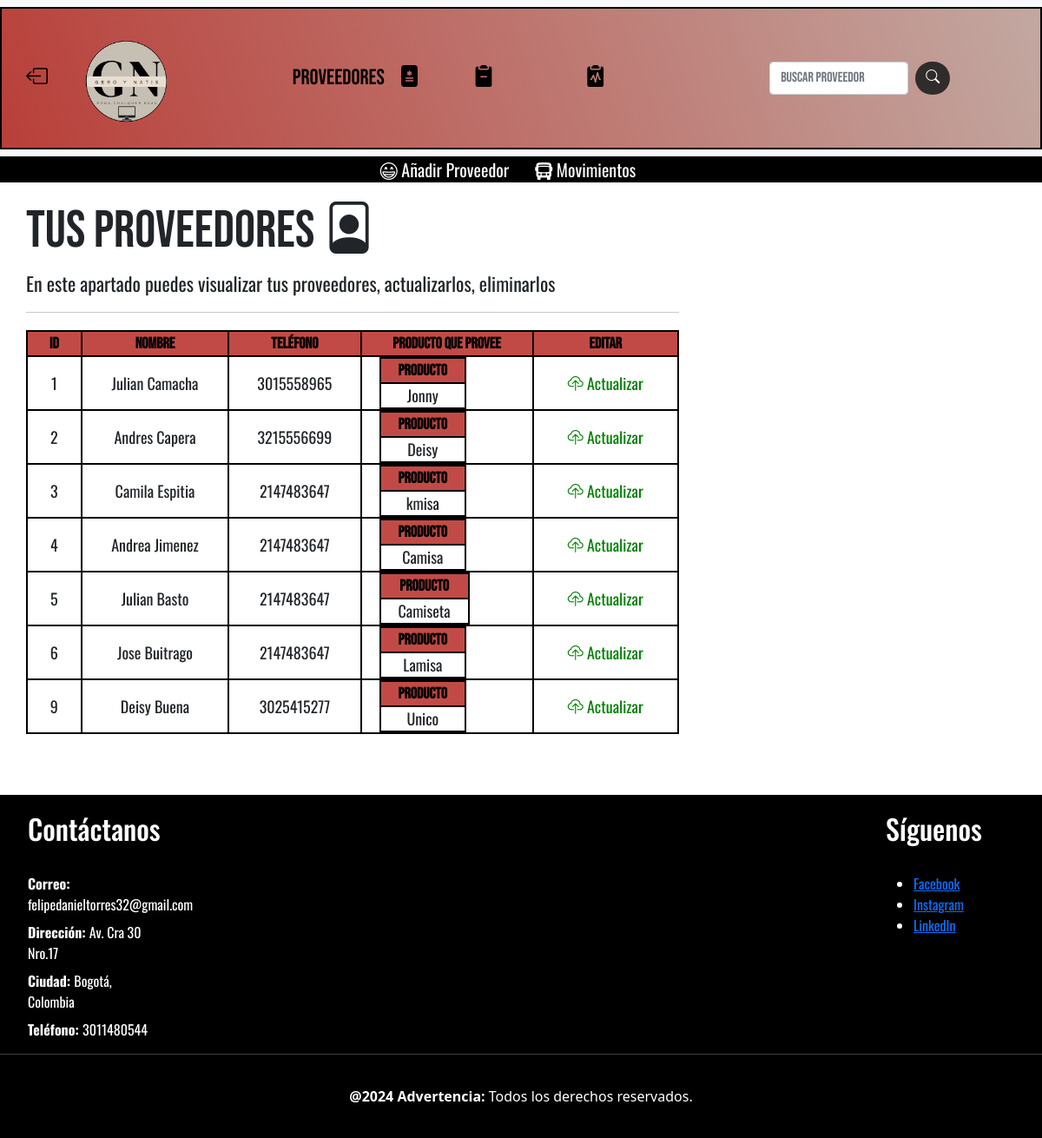
Screenshot of /Controlador/controladorProveedores.php with the database file from the repository.
### tables this page shows
CREATE TABLE `proveedor` (
  `idProveedor` int(10) NOT NULL COMMENT 'Número dentifiicador de cada proveedor',
  `nombreproveedor` varchar(20) NOT NULL COMMENT 'Nombre del proveedor',
  `Telefono` varchar(10) NOT NULL COMMENT 'Número de teléfono del proveedor',
  `productos` int(10) DEFAULT NULL
);

### Controlador/controladorProveedores.php (called while the page is built, shortened)
<?php
require_once "../Modelo/Proveedor.php";
$proveedor = new Proveedor();
$proveedores = $proveedor->consultarProveedor();
$resultadoo = $proveedores;
include "../Principal/Proveedores.php";

### Modelo/Conexion.php (called while the page is built)
<?php
function Conectarse(){
    $Conexion = mysqli_connect("localhost","root","","geroynatis");
    return $Conexion;
}
?>

### Modelo/Proveedor.php (called while the page is built, shortened)
<?php
include "../Modelo/Conexion.php";
class Proveedor
{
    private $Conexion;
    public function __construct($idProveedor = null, $nombreproveedor = null, $Telefono = null, $Conexion = null, $producto = null)
    {
        $this->Conexion = Conectarse();
    }
    public function consultarProveedor()
    {
        $sql = "SELECT `idProveedor`, `nombreproveedor`, `Telefono`, `productos`,
                       (SELECT `nombreproducto` FROM producto WHERE producto.idProducto = proveedor.productos) AS producto
                FROM proveedor;";
        $resultado = $this->Conexion->query($sql);
        return $resultado;
    }
}

### Principal/Proveedores.php (the view, shortened to what this page needs)
<?php
include_once '../Modelo/Conexion.php';
?>
<!doctype html>
<html lang="en">
<head>
  <link rel="stylesheet" href="../Principal/Geroyn.css">
  <link rel="stylesheet" href="https://cdn.jsdelivr.net/npm/bootstrap-icons@1.11.3/font/bootstrap-icons.min.css">
  <link href="https://cdn.jsdelivr.net/npm/bootstrap@5.0.2/dist/css/bootstrap.min.css" rel="stylesheet">
</head>
<body>
  <nav class="navbar navbar-expand-lg navbar-light bg-light">
    <div class="container-fluid">
      <a class="nav-link" style="color: black;" href="../Controlador/controladorInventario.php"><i class="bi bi-box-arrow-left"></i></a>
      <a class="navbar-brand" href="#">
        <img src="../Imagenes/Gero_y_Natis Logo.png" alt="" width="150" height="150">
      </a>
      <div class="collapse navbar-collapse justify-content-center" id="navbarSupportedContent">
        <ul class="navbar-nav  mb-2 mb-lg-0">
          <li class="nav-item">
            <a class="nav-link disabled" href="#" tabindex="-1" aria-disabled="true">Proveedores</a>
          </li>
          <li class="nav-item">
            <a class="nav-link" href="../Controlador/controladorInventario.php"><i class="bi bi-file-medical-fill"></i><span>Inicio</span></a>
          </li>
          <li class="nav-item">
            <a class="nav-link" href="../Controlador/controladorInventario2.php"><i class="bi bi-clipboard2-minus-fill"></i><span>Inventario</span></a>
          </li>
          <li class="nav-item">
            <a class="nav-link" href="../Controlador/controladorVentas.php"><i class="bi bi-clipboard2-pulse-fill"></i><span>Registro de ventas</span></a>
          </li>
        </ul>
        <form class="d-flex ms-lg-4">
          <input class="form-control me-2" type="search" placeholder="Buscar Proveedor" aria-label="Search">
          <button style="color: white; background: rgb(49, 44, 44); border: black; border-radius: 50px;" class="btn btn-outline-success" type="submit"><i class="bi bi-search"></i></button>
        </form>
      </div>
    </div>
  </nav>
  <nav class="acciones">
    <a class="aña" href="../Principal/ProveedoresAñadir.php"><span><i class="bi bi-emoji-grin"></i> Añadir Proveedor</span></a>
    <a class="aña" href="../Controlador/controladorMovimiento.php"><span><i class="bi bi-bus-front-fill"></i> Movimientos</span></a>
  </nav>
  <div class="container" style="padding: 0 0 50px 0; font-family: Oswald, sans-serif;">
    <div class="row">
      <div class="col-md-8">
        <h2 style="font-family: Bebas Neue, sans-serif; padding: 20px 0 0 0; font-size: 60px;">Tus Proveedores <i class="bi bi-file-person"></i></h2>
        <p style="font-family: Oswald, sans-serif; font-size: 22px;">En este apartado puedes visualizar tus proveedores, actualizarlos, eliminarlos</p>
        <hr>
        <div class="col-md-12">
          <table class="edit table table-responsive">
            <thead>
              <tr>
                <th>ID</th>
                <th>Nombre</th>
                <th>Teléfono</th>
                <th>Producto que provee</th>
                <th>Editar</th>
              </tr>
            </thead>
            <tbody>
              <?php while ($row = mysqli_fetch_assoc($resultadoo)): ?>
                <tr>
                  <td><?php echo $row['idProveedor']; ?></td>
                  <td><?php echo $row['nombreproveedor']; ?></td>
                  <td><?php echo $row['Telefono']; ?></td>
                  <td>
                    <table class="productos">
                      <thead>
                        <tr>
                          <th>Producto</th>
                        </tr>
                      </thead>
                      <tbody>
                        <tr>
                          <td><?php echo $row['producto']; ?></td>
                        </tr>
                      </tbody>
                    </table>
                  </td>
                  <td>
                    <button data-bs-toggle="modal" data-bs-target="#updateModal<?php echo $row['idProveedor']; ?>" style="border: none; background: white; color: green;" type="button">
                      <i class="bi bi-cloud-upload"></i> Actualizar
                    </button>
                  </td>
                </tr>
              <?php endwhile; ?>
            </tbody>
          </table>
        </div>
      </div>
    </div>
  </div>
  <div class="pie">
    <div class="row">
      <div class="col-md-8 col-lg-2 colForm1">
        <ul>
          <dd>
            <h2>Contáctanos</h2>
          </dd>
          <br>
          <dd><strong>Correo: </strong>felipedanieltorres32@gmail.com</dd>
          <dd><strong>Dirección: </strong> Av. Cra 30 Nro.17</dd>
          <dd><strong>Ciudad: </strong>Bogotá, Colombia</dd>
          <dd><strong>Teléfono: </strong>3011480544</dd>
        </ul>
      </div>
      <div class="col-md-8 col-lg-2  social-links">
        <h2>Síguenos</h2>
        <br>
        <ul>
          <li><a href="https://www.facebook.com" target="_blank">Facebook</a></li>
          <li><a href="https://www.instagram.com" target="_blank">Instagram</a></li>
          <li><a href="https://www.linkedin.com" target="_blank">LinkedIn</a></li>
        </ul>
      </div>
      <hr style="color: white;">
      <div class="derechos">
        <p><strong>@2024</strong> <strong>Advertencia: </strong>Todos los derechos reservados.</p>
      </div>
    </div>
  </div>
</body>
</html>

### Principal/Geroyn.css (style rules this page uses)
.container-fluid { background: linear-gradient(70deg, #b93f39, #c2a8a1); font-family: "Bebas Neue", sans-serif; font-size: 25px; justify-content: center !important; border: 2px solid black; }
.navbar-nav .nav-link { color: #000 !important; }
.navbar-brand { color: #707070 !important; }
.pie { background: black; }
.pie p { padding: 20px; text-align: center !; color: white; }
.row { justify-content: space-between; align-items: flex-start; }
.colForm1 { color: white; padding: 20px 0 0 0; font-family: "Oswald", sans-serif; }
.social-links { color: white; padding: 20px 0 0 0; font-family: "Oswald", sans-serif; }
.derechos { text-align: center; }
.acciones { font-family: "Oswald", sans-serif; background-color: black; max-width: 100%; display: flex; justify-content: center; align-items: center; }
.aña, .edi, .tus { text-decoration: none; color: white; padding: 0 30px 0 0; font-size: 20px; }
table.edit { width: 100%; border-collapse: collapse; margin: 20px 0; font-size: 18px; text-align: center; overflow-x: auto; }
table.edit th, table.edit td { padding: 0 20px 0 20px; border: 2px solid #000000; }
table.edit thead th { background: #c24a46; font-family: "Bebas Neue", sans-serif; color: black; }
table.edit tbody td { vertical-align: middle; font-family: "Oswald", sans-serif; }

### rows the page displays
proveedor: idProveedor "1", nombreproveedor "Julian Camacha", Telefono "3015558965", producto "Jonny"
proveedor: idProveedor "2", nombreproveedor "Andres Capera", Telefono "3215556699", producto "Deisy"
proveedor: idProveedor "3", nombreproveedor "Camila Espitia", Telefono "2147483647", producto "kmisa"
proveedor: idProveedor "4", nombreproveedor "Andrea Jimenez", Telefono "2147483647", producto "Camisa"
proveedor: idProveedor "5", nombreproveedor "Julian Basto", Telefono "2147483647", producto "Camiseta"
proveedor: idProveedor "6", nombreproveedor "Jose Buitrago", Telefono "2147483647", producto "Lamisa"
proveedor: idProveedor "9", nombreproveedor "Deisy Buena", Telefono "3025415277", producto "Unico"
